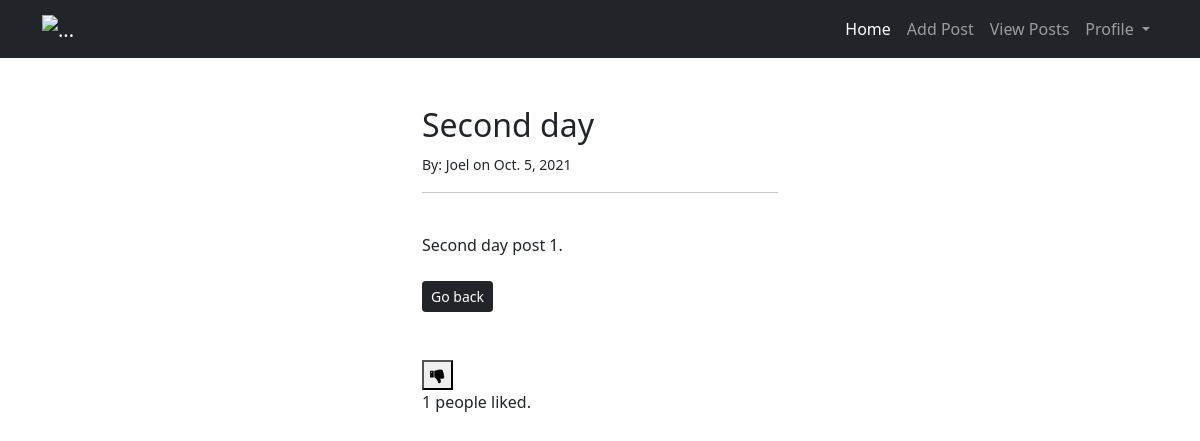
The app's page /post/9 (signed in) with its own data.
### Posts/models.py (models this page shows, shortened)
class Post(models.Model):
   title = models.CharField(max_length=250)
   author = models.ForeignKey(User,on_delete=models.CASCADE,null=True)
   body = models.TextField()
   date = models.DateField(auto_now_add=True)
   likes = models.ManyToManyField(User,related_name='post_like')
   def total_likes(self):
      return self.likes.count()

### Posts/views.py (the view)
# urls.py: path('post/<int:pk>',login_required(PostDetail.as_view(),login_url='login'),name='post_detail')
class PostDetail(DetailView):
    model = Post
    template_name = 'postdetails.html'
    def get_context_data(self, **kwargs):
        context = super(PostDetail,self).get_context_data(**kwargs)
        item = get_object_or_404(Post,id=self.kwargs['pk'])
        total_likes = item.total_likes()
        liked = False
        if item.likes.filter(id=self.request.user.id).exists():
            liked = True
        context['total_likes'] = total_likes
        context['liked'] = liked
        return context

### Posts/templates/postdetails.html (shortened to what this page needs)
{% extends "base.html" %}
{% block content %}
<div class="container mt-5">
    <div class="row">
        <div class="col-4"></div>
        <div class="col-4">
            <h2>{{post.title}}</h2>
            <small>By: {{post.author.first_name}} on {{post.date}}</small>
            <hr>
            <br>
            {{post.body}}
            <br><br>
            <a href="{%url 'listall'%}"><button class="btn btn-dark btn-sm">Go back</button></a>
            <br><br><br>
        <form action="{%url 'like_post' post.pk %}" method="post" >
            {%if user.is_authenticated%}
                {%if liked %}
                <button type="submit" name="post_id" value="{{post.id}}" class=""> <i class="fa fa-thumbs-down g-pos-rel g-top-1 g-mr-3"></i></button>
                {%else%}
                 <button type="submit" name="post_id" value="{{post.id}}" class=""> <i class="fa fa-thumbs-up g-pos-rel g-top-1 g-mr-3"></i></button>
                {%endif%}
            {%else%}
            <small><a href="{%url 'login'%}">Login </a>to like the post.</small>
            {%endif%}
            <br>{{total_likes}} people liked.
        </form>
        </div>
        <div class="col-4"></div>
    </div>
</div>
{% endblock content %}

### records on screen
Post: title "Second day", author.first_name "Joel", date "Oct. 5, 2021", body "Second day post 1."

### other values on screen
{{ total_likes }} "1"
